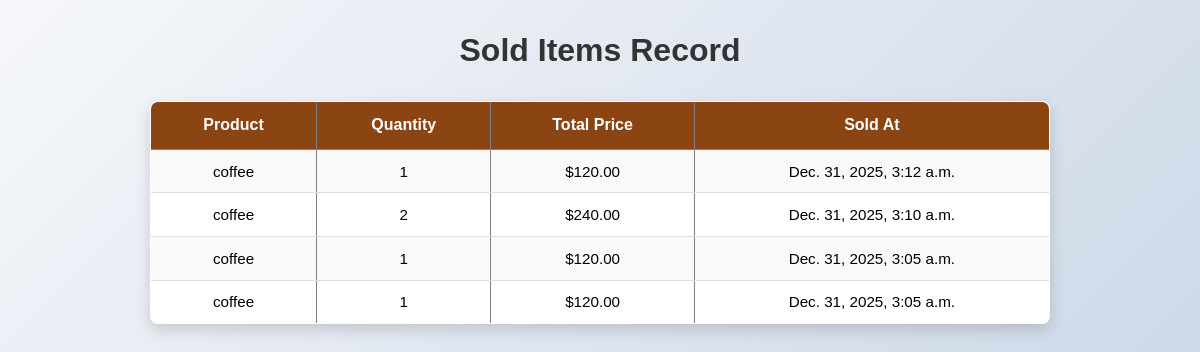
Page /soldout/ (signed in) on the committed database.
### myapp/models.py (models this page shows, shortened)
class SoldItem(models.Model):
    product = models.ForeignKey(Product, on_delete=models.CASCADE)
    quantity = models.PositiveIntegerField()
    total_price = models.DecimalField(max_digits=10, decimal_places=2)
    sold_at = models.DateTimeField(default=timezone.now)
    user = models.ForeignKey(User, null=True, on_delete=models.CASCADE)  # <-- temporarily nullable

class Product(models.Model):
    user = models.ForeignKey(
        User,
        on_delete=models.CASCADE,
        null=True,      # IMPORTANT for existing data
        blank=True
    )
    models.ForeignKey(User, on_delete=models.CASCADE)
    name = models.CharField(max_length=100)
    price = models.DecimalField(max_digits=10, decimal_places=2)
    stock = models.PositiveIntegerField()

### myapp/views.py (the view)
# urls.py: path('soldout/', views.soldout_view, name='soldout'),
@login_required
def soldout_view(request):
    sold_items = SoldItem.objects.filter(user=request.user).order_by('-sold_at')
    return render(request, 'myapp/soldout.html', {'sold_items': sold_items})
    sold_items = SoldItem.objects.order_by('-sold_at')
    return render(request, 'myapp/soldout.html', {'sold_items': sold_items})

### myapp/templates/myapp/soldout.html (shortened to what this page needs)
{% load static %}
<!DOCTYPE html>
<html lang="en">
<head>
      <link rel="stylesheet" href="{% static 'myapp/css/soldout.css' %}">
</head>
<body>
    <h1>Sold Items Record</h1> {% if sold_items %} <table border="1" cellpadding="5" cellspacing="0">
        <tr>
            <th>Product</th>
            <th>Quantity</th>
            <th>Total Price</th>
            <th>Sold At</th>
        </tr> {% for item in sold_items %} <tr>
            <td>{{ item.product.name }}</td>
            <td>{{ item.quantity }}</td>
            <td>${{ item.total_price }}</td>
            <td>{{ item.sold_at }}</td>
        </tr> {% endfor %}
    </table> {% else %} <p>No items sold yet.</p> {% endif %}
</body>
</html>

### myapp/static/myapp/css/soldout.css (style rules this page uses)
* { margin: 0; padding: 0; box-sizing: border-box; font-family: Arial, sans-serif; }
body { min-height: 100vh; background: linear-gradient(135deg, #f5f7fa, #c3cfe2); padding: 2rem; display: flex; flex-direction: column; align-items: center; }
h1 { margin-bottom: 2rem; color: #333; }
table { border-collapse: collapse; width: 85%; max-width: 900px; background-color: white; box-shadow: 0 6px 15px rgba(0, 0, 0, 0.15); border-radius: 0.5rem; overflow: hidden; }
th { background-color: #8b4513; color: white; padding: 0.9rem; text-align: center; font-size: 1rem; }
td { padding: 0.8rem; text-align: center; border-bottom: 1px solid #ddd; font-size: 0.95rem; }
tr:nth-child(even) { background-color: #f9f9f9; }

### rows in the picture
SoldItem: product.name "coffee", quantity "1", total_price "120.00", sold_at "Dec. 31, 2025, 3:12 a.m."
SoldItem: product.name "coffee", quantity "2", total_price "240.00", sold_at "Dec. 31, 2025, 3:10 a.m."
SoldItem: product.name "coffee", quantity "1", total_price "120.00", sold_at "Dec. 31, 2025, 3:05 a.m."
SoldItem: product.name "coffee", quantity "1", total_price "120.00", sold_at "Dec. 31, 2025, 3:05 a.m."
